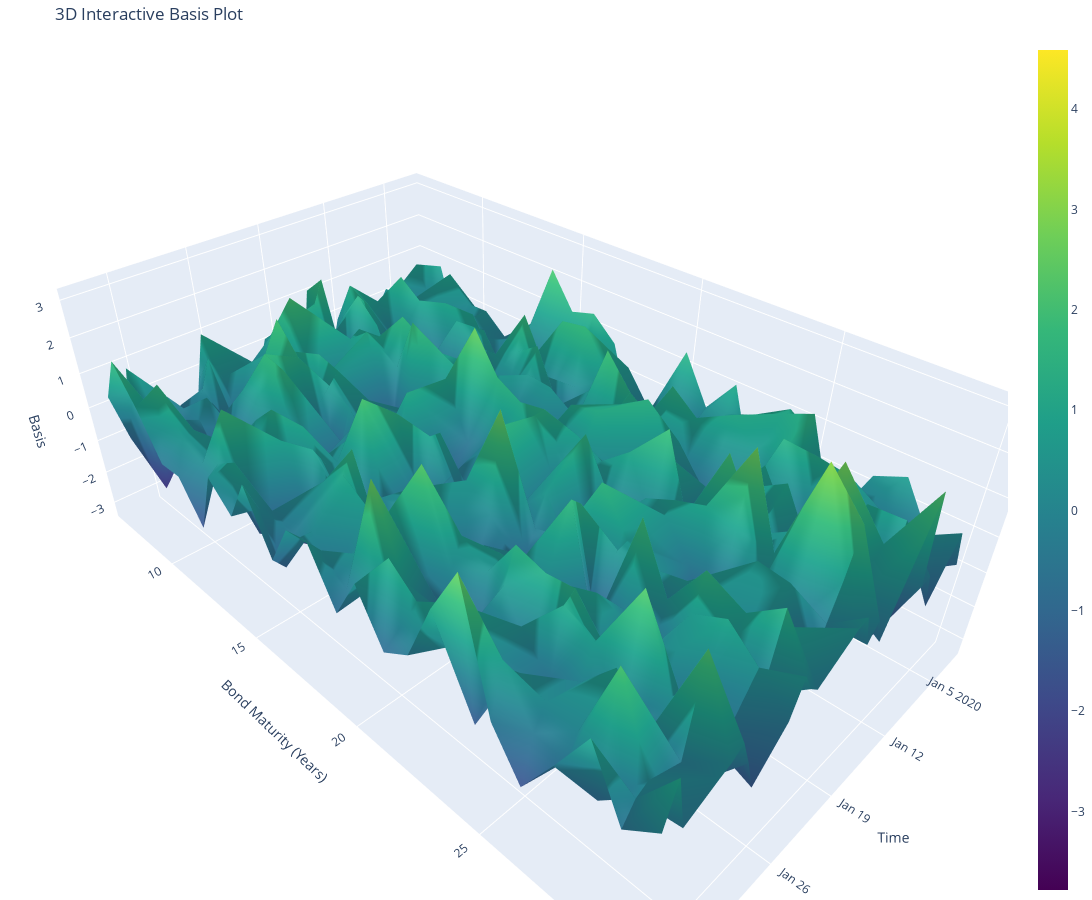

Notebook cell for this chart:
### Code cell
import yfinance as yf
import pandas as pd
import numpy as np
import matplotlib.pyplot as plt
import seaborn as sns
from statsmodels.graphics.tsaplots import plot_acf

# Download historical data for the 10-year Treasury futures (ZN) and 10-year Treasury bond ETF (IEF)
zn_ticker = 'ZN=F'  # 10-Year Treasury Futures
ief_ticker = 'IEF'  # 7-10 Year Treasury Bond ETF

# Define the date range for historical data
start_date = '2020-01-01'
end_date = '2025-01-01'

# Download the data from Yahoo Finance
zn_data = yf.download(zn_ticker, start=start_date, end=end_date)
ief_data = yf.download(ief_ticker, start=start_date, end=end_date)

# Check available columns in the downloaded data
print(zn_data.columns)  # For the ZN data (futures)
print(ief_data.columns)  # For the IEF data (bonds)

# Use 'Close' if 'Adj Close' is not available
zn_data = zn_data['Close'] if 'Adj Close' not in zn_data.columns else zn_data['Adj Close']
ief_data = ief_data['Close'] if 'Adj Close' not in ief_data.columns else ief_data['Adj Close']

# Resample to daily data (if needed)
zn_data = zn_data.resample('D').last().dropna()
ief_data = ief_data.resample('D').last().dropna()

# Calculate daily percentage changes
zn_pct_change = zn_data.pct_change().dropna()
ief_pct_change = ief_data.pct_change().dropna()

# Basis: the difference between futures and cash bond price changes
basis = zn_pct_change - ief_pct_change

# Visual Inspection: Plotting the Basis
plt.figure(figsize=(12, 6))
plt.plot(basis, label='Basis (ZN - IEF)', color='red')
plt.title('Basis (ZN - IEF) Over Time')
plt.xlabel('Date')
plt.ylabel('Basis')
plt.legend()
plt.show()

# Rolling Statistics: Moving Average and Standard Deviation
window = 30  # 30-day moving average and std dev
basis_ma = basis.rolling(window=window).mean()  # Moving average
basis_std = basis.rolling(window=window).std()  # Moving standard deviation

plt.figure(figsize=(12, 6))
plt.plot(basis, label='Basis', color='red', alpha=0.6)
plt.plot(basis_ma, label=f'{window}-day Moving Average', color='blue', linestyle='--')
plt.fill_between(basis.index, basis_ma - 2*basis_std, basis_ma + 2*basis_std, color='gray', alpha=0.2, label='±2 Std Dev')
plt.title('Basis with Rolling Moving Average and Std Dev')
plt.xlabel('Date')
plt.ylabel('Basis')
plt.legend()
plt.show()

# Autocorrelation: Check if past values correlate with future values
plt.figure(figsize=(12, 6))
plot_acf(basis, lags=50)  # Plot autocorrelation for 50 lags
plt.title('Autocorrelation of Basis')
plt.show()

# Distribution of Basis: Check if it follows a normal distribution
plt.figure(figsize=(12, 6))
sns.histplot(basis, kde=True, color='red', bins=50)
plt.title('Distribution of Basis (ZN - IEF)')
plt.xlabel('Basis')
plt.ylabel('Frequency')
plt.show()

### Figure 1 — Plotly figure (JSON) as saved in the notebook; plotly's stock layout.template omitted (floating-point values rounded to 4 significant figures; data arrays with more than 128 entries replaced by an {"elided": "..."} marker saying what was removed)
{"data": [{"colorscale": [[0, "#440154"], [0.1111, "#482878"], [0.2222, "#3e4989"], [0.3333, "#31688e"], [0.4444, "#26828e"], [0.5556, "#1f9e89"], [0.6667, "#35b779"], [0.7778, "#6ece58"], [0.8889, "#b5de2b"], [1, "#fde725"]], "type": "surface", "x": {"elided": "1259 str values"}, "y": [7.0, 8.0, 9.0, 10.0, 11.0, 12.0, 13.0, 14.0, 15.0, 16.0, 17.0, 18.0, 19.0, 20.0, 21.0, 22.0, 23.0, 24.0, 25.0, 26.0, 27.0, 28.0, 29.0, 30.0], "z": {"elided": "1259x24 float values"}}], "layout": {"autosize": true, "height": 900, "margin": {"b": 0, "l": 0, "r": 0, "t": 40}, "scene": {"xaxis": {"title": {"text": "Time"}}, "yaxis": {"title": {"text": "Bond Maturity (Years)"}}, "zaxis": {"title": {"text": "Basis"}}}, "title": {"text": "3D Interactive Basis Plot"}, "width": 1800}}
